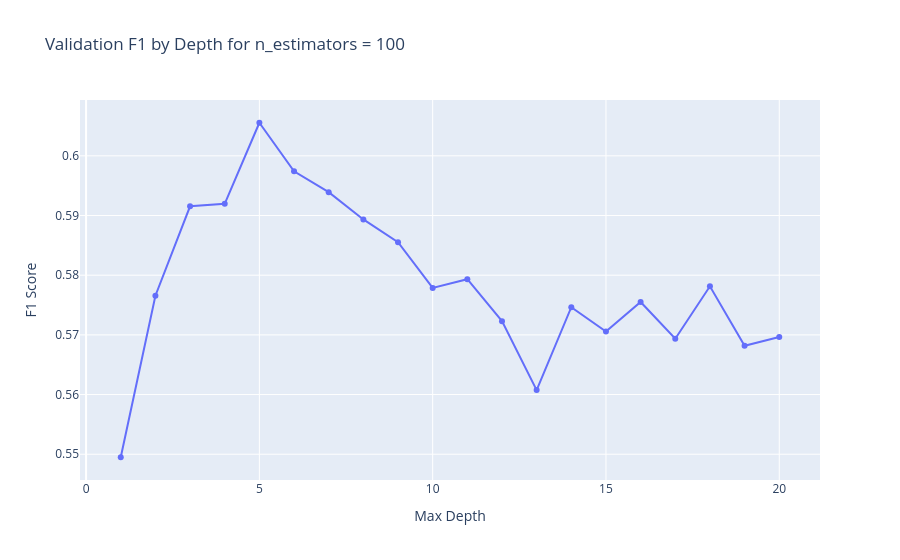

Notebook source saved alongside this figure:
### Markdown cell above
#### 4.2.3 - Downsample

### Code cell
model_rfc_down, n_estimators, depth, f1_rfc_down, roc_auc_rfc_down = (
rfc_optimizer(
    features_train_le_down,
    target_train_le_down,
    features_val_le,
    target_val_le,
))

scores_df.loc[len(scores_df)] = [
    'model_rfc_down',
    n_estimators,
    depth,
    f1_rfc_down,
    roc_auc_rfc_down
]

### Figure 1 — Plotly figure (JSON) as saved in the notebook; plotly's stock layout.template omitted (floating-point values rounded to 4 significant figures)
{"data": [{"hovertemplate": "Max Depth=%{x}<br>F1 Score=%{y}<extra></extra>", "legendgroup": "", "line": {"color": "#636efa", "dash": "solid"}, "marker": {"symbol": "circle"}, "mode": "lines+markers", "name": "", "orientation": "v", "showlegend": false, "type": "scatter", "x": [1.0, 2.0, 3.0, 4.0, 5.0, 6.0, 7.0, 8.0, 9.0, 10.0, 11.0, 12.0, 13.0, 14.0, 15.0, 16.0, 17.0, 18.0, 19.0, 20.0], "xaxis": "x", "y": [0.5495, 0.5766, 0.5915, 0.592, 0.6055, 0.5974, 0.5939, 0.5893, 0.5855, 0.5779, 0.5793, 0.5723, 0.5607, 0.5746, 0.5706, 0.5755, 0.5694, 0.5781, 0.5682, 0.5697], "yaxis": "y"}], "layout": {"legend": {"tracegroupgap": 0}, "title": {"text": "Validation F1 by Depth for n_estimators = 100"}, "xaxis": {"anchor": "y", "domain": [0, 1], "title": {"text": "Max Depth"}}, "yaxis": {"anchor": "x", "domain": [0, 1], "title": {"text": "F1 Score"}}}}
